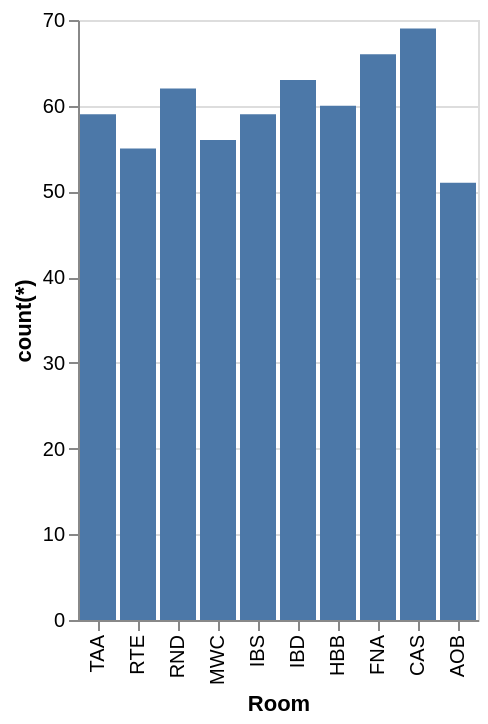

Write the Vega-Lite specification saved for this chart.
### Vega-Lite specification from a JSON file in a GitHub repository (floating-point values rounded to 4 significant figures)
{"data": {"values": [{"x_data": "AOB", "y_data": 51}, {"x_data": "CAS", "y_data": 69}, {"x_data": "FNA", "y_data": 66}, {"x_data": "HBB", "y_data": 60}, {"x_data": "IBD", "y_data": 63}, {"x_data": "IBS", "y_data": 59}, {"x_data": "MWC", "y_data": 56}, {"x_data": "RND", "y_data": 62}, {"x_data": "RTE", "y_data": 55}, {"x_data": "TAA", "y_data": 59}]}, "mark": "bar", "encoding": {"x": {"field": "x_data", "type": "nominal", "title": "Room", "sort": "descending"}, "y": {"field": "y_data", "type": "quantitative", "title": "count(*)"}}}
